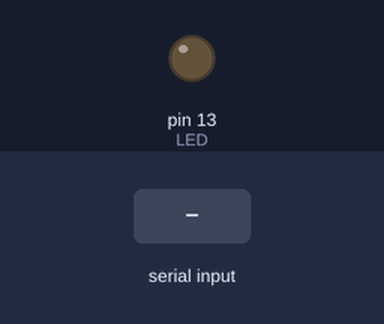
Bench run of a sketch on a simulated Arduino Uno, built with avr-gcc and run on an emulated ATmega328P. Shown: output pins drawn as LEDs (lit = HIGH). The test bench sets the inputs (shaded band).

Above: at 1.2 s.
1.3 s: "1" received over the second serial link
At 2.5 s:
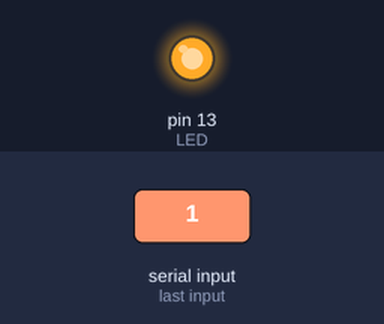
Timing chart, 0 to 4.3 s (numbered marks = the images above; inputs shaded):
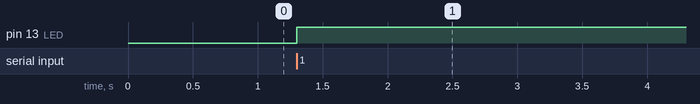

Measured:
- after the input at 1.3 s, pin 13 (LED): LOW → HIGH at once

The sketch:

bluetoothBeispiel.ino
```cpp
/**
 * @file bluetoothBeispiel.ino
 * @brief Basic Bluetooth connection indicator using internal LED.
 *
 * This sketch lights up the internal LED (pin 13) when a Bluetooth connection is active.
 * It also sends a confirmation message "OK!" over Bluetooth.
 */

#include <SoftwareSerial.h> ///< Include SoftwareSerial library for Bluetooth communication

/// Create a SoftwareSerial object for Bluetooth communication (RX = pin 2, TX = pin 3)
SoftwareSerial bluetooth(2, 3);

/**
 * @brief Arduino setup function.
 *
 * Sets pin 13 as output and initializes Bluetooth communication.
 */
void setup() {
  pinMode(13, OUTPUT);       ///< Use internal LED (pin 13) as output
  bluetooth.begin(9600);     ///< Start Bluetooth communication at 9600 baud
}

/**
 * @brief Arduino main loop function.
 *
 * Turns the internal LED on when data is available from the Bluetooth module,
 * sends a response message, and prevents message spamming with a short delay.
 */
void loop() {
  if (bluetooth.available()) {     ///< Check if Bluetooth data is available
    digitalWrite(13, HIGH);        ///< Turn on internal LED
    bluetooth.println("OK!");      ///< Send response message
    delay(1000);                   ///< Wait to avoid message flooding
  } else {
    digitalWrite(13, LOW);         ///< Turn off internal LED if no Bluetooth data
  }
}
```
